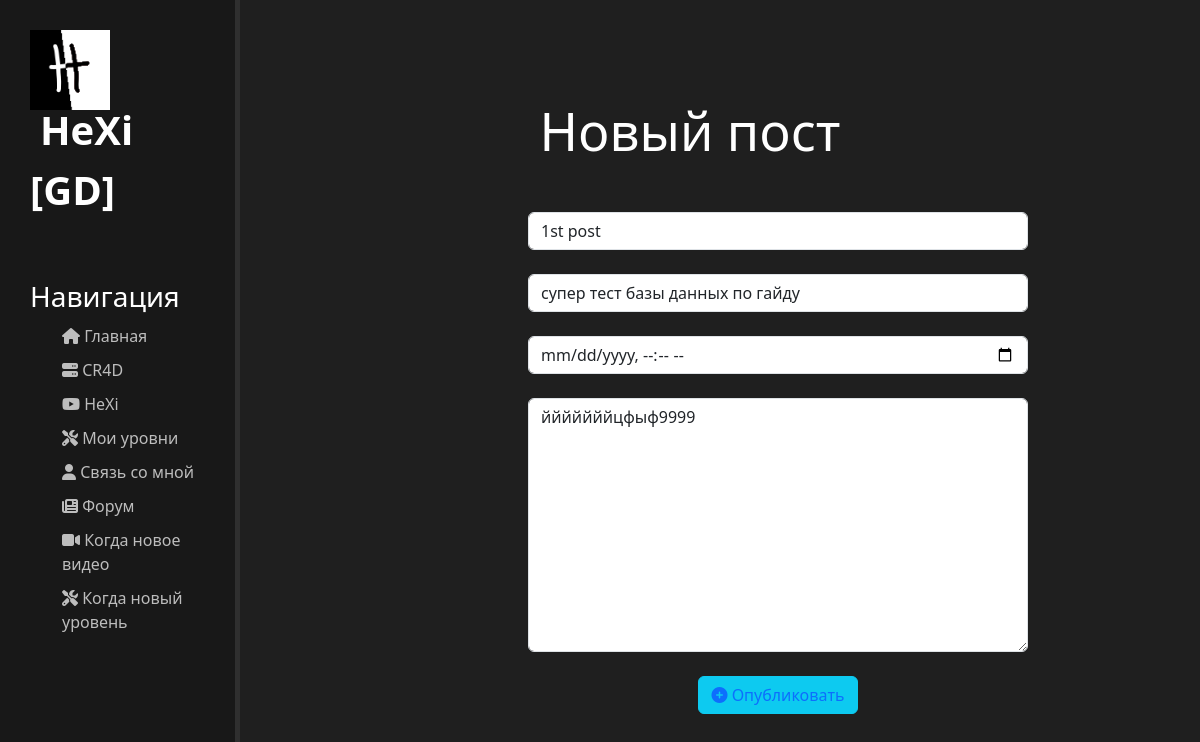
Screenshot of /news/1/editK4ifGn with the database file from the repository.
### news/models.py (models this page shows, shortened)
class Articles(models.Model):
    title = models.CharField('Название',max_length=25)
    desc = models.CharField('Описание',max_length=50)
    fullText = models.TextField('Пост')
    date = models.DateTimeField('Дата')
    class Meta:
        verbose_name = 'Пост'
        verbose_name_plural = 'Посты'

### news/views.py (the view)
# urls.py: path('<int:pk>/editK4ifGn', views.NewsUpdateView.as_view(), name='post-update'),
class NewsUpdateView(UpdateView):
    model = Articles
    template_name = 'news/newpost.html'
    form_class = ArticlesForm

### news/forms.py
class ArticlesForm(ModelForm):
    class Meta:
        model = Articles
        fields = ['title','desc','fullText','date']
        widgets = {
            'title': TextInput(attrs={
                'class': 'form-control',
                'placeholder': 'Название'
            }),
            'desc': TextInput(attrs={
                'class': 'form-control',
                'placeholder': 'Описание'
            }),
            'date': DateTimeInput(attrs={
                'class': 'form-control',
                'type': 'datetime-local',
                'placeholder': 'Дата'
            }),
            'fullText': Textarea(attrs={
                'class': 'form-control',
                'placeholder': 'Текст'
            }),
        }

### news/templates/news/newpost.html (shortened to what this page needs)
{% extends 'main/layout.html' %}
{% block content %}
    <div class="features">
        <h1>Новый пост</h1>
        <form method="post">
            {{ form.title }}<br>
            {{ form.desc }}<br>
            {{ form.date }}<br>
            {{ form.fullText }}<br>
            <a href="{% url 'main' %}"><button class="btn btn-info"><i class="fas fa-plus-circle"></i> Опубликовать</li></a>
        </form >
    </div>
{% endblock %}

### main/static/main/css/main.css (style rules this page uses)
body { background: #1f1f1f; }
a { text-decoration: none; }
main .features { float: left; color: #fff; margin-top: 100px; text-align: center; width: 75%; }
main .features h1 { font-size: 52px }
form { margin-left: 32%; width: 500px; margin-top: 50px; border-color: #bdbdbd; }

### rows the page displays
Articles: title "1st post", desc "супер тест базы данных по гайду", fullText "йййййййцфыф9999"
